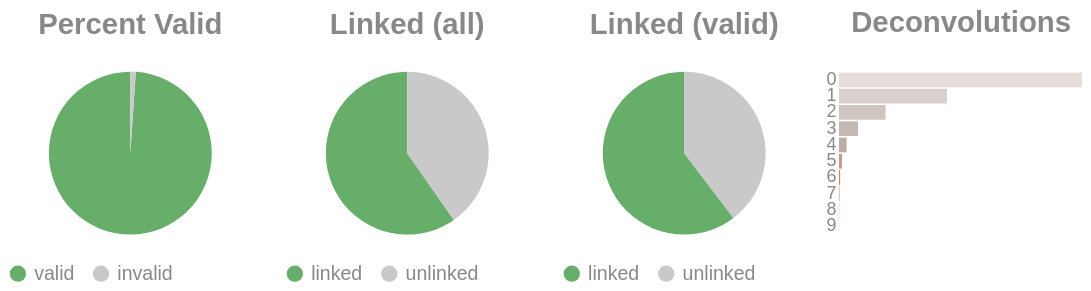

The notebook cell saved with this chart:
### Code cell
if SKIPLR:
    pass
else:
    clash = Counter()
    for i in valids['molecule'].to_list():
        _mol = i.split("-")
        if len(_mol) == 1:
            clash.update('0')
        else:
            clash.update(_mol[-1])

    _d = {"deconvolutions": [], 'count': []}
    for k,v in clash.items():
        _d['deconvolutions'].append(k)
        _d['count'].append(v)

    tot_valid = valids['reads'].sum()
    mask = valids['reads'] >= 2
    n_linked_reads = valids.filter(mask)['reads'].sum()
    if n_linked_reads == 0:
        print_html("No linked molecules (>=2 reads) were detected; skipping linked-only distributions.")
        SKIPLR = True
    else:
        perc_valid = round(tot_valid / n_reads, 4)
        linked_perc_abs = round(n_linked_reads / n_reads, 4)
        linked_perc = round(n_linked_reads / tot_valid, 4)

    _valid = pl.DataFrame({"valids": ['valid', 'invalid'], "count": [tot_valid, n_reads - tot_valid]})
    _linked_abs = pl.DataFrame({"linked (absolute)": ['linked', 'unlinked'], "count": [n_linked_reads, n_reads - n_linked_reads]})
    _linked_rel = pl.DataFrame({"linked (valids)": ['linked', 'unlinked'], "count": [n_linked_reads, tot_valid - n_linked_reads]})

    (
        alt.hconcat(
            piechart(_valid, goodval = 'valid', title = "Percent Valid"),
            piechart(_linked_abs, goodval = "linked", title =  "Linked (all)"),
            piechart(_linked_rel, goodval = "linked", title =  "Linked (valid)"),
            convolutionbar(pl.DataFrame(_d), title = "Deconvolutions"),
            center = True,
            bounds = 'flush'
        )
        .resolve_scale(color='independent')
        .resolve_legend('independent')
        .properties(usermeta={'embedOptions': {"actions": False}})
    ).display()

### Figure 1 — Vega-Lite specification as saved in the notebook (floating-point values rounded to 4 significant figures)
{"width": "container", "height": 400, "config": {"title": {"anchor": "start", "dy": -15, "fontSize": 18, "color": "#888888", "subtitleColor": "#888888", "subtitleFontSize": 14}, "arc": {"fill": "#0072B2"}, "axis": {"domainColor": "#888888", "domainWidth": 0.5, "gridWidth": 0.2, "grid": false, "titleFontWeight": 400, "titleFontSize": 15, "labelFontSize": 11, "labelColor": "#888888", "tickColor": "#888888", "tickWidth": 0.2, "titleColor": "#888888"}, "axisBand": {"grid": false}, "axisX": {"grid": true, "tickSize": 10, "domainCap": "round"}, "axisY": {"domain": false, "grid": true, "tickSize": 0, "domainCap": "round"}, "background": "transparent", "header": {"labelFontSize": 15, "labelColor": "#888888", "titleFontSize": 15, "titleFontWeight": 600, "titleColor": "#888888"}, "legend": {"labelFont": "sans-serif", "labelFontSize": 12, "labelColor": "#888888", "symbolSize": 100, "symbolType": "circle", "titleFontSize": 12, "titlePadding": 10, "titleColor": "#888888", "title": null}, "range": {"category": ["#E69F00", "#56B4E9", "#009E73", "#F0E442", "#0072B2", "#D55E00", "#CC79A7", "#000000"], "diverging": ["#cfe8f3", "#a2d4ec", "#73bfe2", "#46abdb", "#1696d2", "#12719e"]}, "area": {"fill": "#0072B2", "fillOpacity": 0.7, "line": true, "strokeOpacity": 0.7}, "line": {"color": "#0072B2", "stroke": "#0072B2", "strokeWidth": 2}, "trail": {"color": "#0072B2", "stroke": "#0072B2", "strokeWidth": 0, "size": 1}, "point": {"filled": true, "fillOpacity": 1.0, "size": 95}, "text": {"color": "#888888", "fontSize": 11, "align": "right", "fontWeight": 400, "size": 11}, "bar": {"fill": "#0072B2", "stroke": null}, "view": {"stroke": null, "continuousWidth": 660, "continuousHeight": 400}}, "hconcat": [{"data": {"name": "data-50104586c3f028f22feef04a7a630116"}, "mark": {"type": "arc"}, "encoding": {"color": {"field": "valids", "legend": {"orient": "bottom", "title": null}, "scale": {"domain": ["valid", "invalid"], "range": ["#68ae6b", "#C9C9C9"]}, "title": "Valids", "type": "nominal"}, "theta": {"field": "count", "type": "quantitative"}, "tooltip": [{"field": "valids", "title": "Valids", "type": "ordinal"}, {"field": "percent", "format": ".2%", "title": "Percent", "type": "quantitative"}, {"field": "count", "title": "Count", "type": "quantitative"}]}, "height": 100, "title": {"text": "Percent Valid", "align": "center", "anchor": "middle"}, "transform": [{"calculate": "datum.count / 3261398", "as": "percent"}], "width": 150}, {"data": {"name": "data-37017a1d11f4dfddd98dd70cf5b70349"}, "mark": {"type": "arc"}, "encoding": {"color": {"field": "linked (absolute)", "legend": {"orient": "bottom", "title": null}, "scale": {"domain": ["linked", "unlinked"], "range": ["#68ae6b", "#C9C9C9"]}, "title": "Linked (Absolute)", "type": "nominal"}, "theta": {"field": "count", "type": "quantitative"}, "tooltip": [{"field": "linked (absolute)", "title": "Linked (Absolute)", "type": "ordinal"}, {"field": "percent", "format": ".2%", "title": "Percent", "type": "quantitative"}, {"field": "count", "title": "Count", "type": "quantitative"}]}, "height": 100, "title": {"text": "Linked (all)", "align": "center", "anchor": "middle"}, "transform": [{"calculate": "datum.count / 3261398", "as": "percent"}], "width": 150}, {"data": {"name": "data-d27763449085d8816568ba29c108a04f"}, "mark": {"type": "arc"}, "encoding": {"color": {"field": "linked (valids)", "legend": {"orient": "bottom", "title": null}, "scale": {"domain": ["linked", "unlinked"], "range": ["#68ae6b", "#C9C9C9"]}, "title": "Linked (Valids)", "type": "nominal"}, "theta": {"field": "count", "type": "quantitative"}, "tooltip": [{"field": "linked (valids)", "title": "Linked (Valids)", "type": "ordinal"}, {"field": "percent", "format": ".2%", "title": "Percent", "type": "quantitative"}, {"field": "count", "title": "Count", "type": "quantitative"}]}, "height": 100, "title": {"text": "Linked (valid)", "align": "center", "anchor": "middle"}, "transform": [{"calculate": "datum.count / 3226440", "as": "percent"}], "width": 150}, {"data": {"name": "data-001594a955058c9f4074965c31e367c8"}, "mark": {"type": "bar"}, "encoding": {"color": {"field": "deconvolutions", "legend": null, "scale": {"scheme": "lightgreyred"}, "type": "nominal"}, "tooltip": [{"field": "deconvolutions", "title": "Deconvolutions", "type": "ordinal"}, {"field": "percent", "format": ".2%", "title": "Percent", "type": "quantitative"}, {"field": "count", "title": "Count", "type": "quantitative"}], "x": {"axis": null, "field": "count", "type": "quantitative"}, "y": {"field": "deconvolutions", "sort": "ascending", "title": null, "type": "nominal"}}, "height": 100, "title": {"text": "Deconvolutions", "align": "center", "anchor": "middle"}, "transform": [{"calculate": "datum.count / 1933161", "as": "percent"}], "width": 150}], "bounds": "flush", "center": true, "resolve": {"legend": {"angle": "independent"}, "scale": {"color": "independent"}}, "usermeta": {"embedOptions": {"actions": false}}, "$schema": "https://vega.github.io/schema/vega-lite/v6.4.1.json", "datasets": {"data-50104586c3f028f22feef04a7a630116": [{"valids": "valid", "count": 3226440}, {"valids": "invalid", "count": 34958}], "data-37017a1d11f4dfddd98dd70cf5b70349": [{"linked (absolute)": "linked", "count": 1947093}, {"linked (absolute)": "unlinked", "count": 1314305}], "data-d27763449085d8816568ba29c108a04f": [{"linked (valids)": "linked", "count": 1947093}, {"linked (valids)": "unlinked", "count": 1279347}], "data-001594a955058c9f4074965c31e367c8": [{"deconvolutions": "0", "count": 1094268}, {"deconvolutions": "1", "count": 486384}, {"deconvolutions": "2", "count": 209865}, {"deconvolutions": "3", "count": 86189}, {"deconvolutions": "4", "count": 34435}, {"deconvolutions": "5", "count": 13501}, {"deconvolutions": "6", "count": 5310}, {"deconvolutions": "7", "count": 2084}, {"deconvolutions": "8", "count": 779}, {"deconvolutions": "9", "count": 346}]}}
